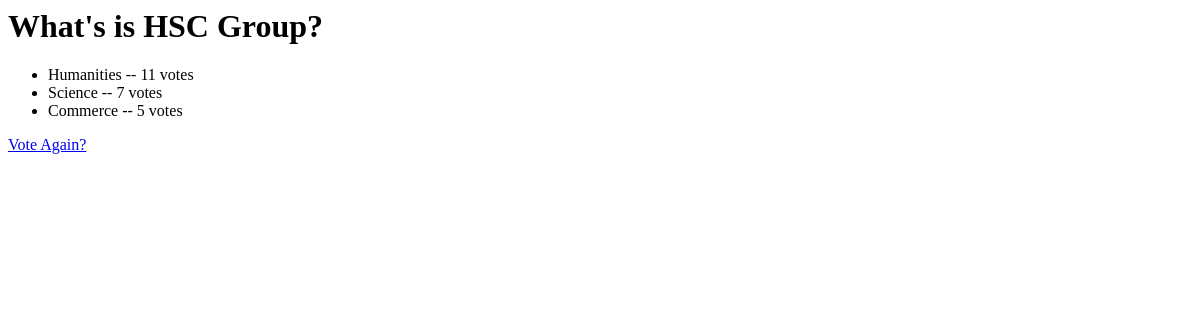
/polls/2/result/, run on an earlier commit of the app's database.
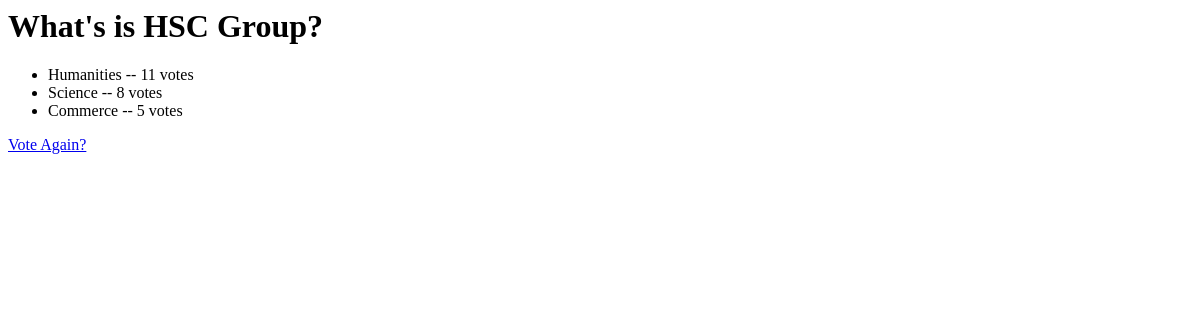
And on a later commit of the database.
### polls/models.py (models this page shows, shortened)
class Choice(models.Model):
    questions = models.ForeignKey(Question, on_delete=models.CASCADE)
    choice_text = models.CharField(max_length=200)
    votes = models.IntegerField(default=0)

### polls/views.py (the view)
# urls.py: path('<int:pk>/result/', views.ResultView.as_view(), name = 'result'),
class ResultView(generic.DetailView):
    model= Question
    template_name = 'polls/results.html'

### polls/templates/polls/results.html
<body>
    <h1> {{question.question_text}}</h1>
    <ul>
    {%for choice in question.choice_set.all %}
        <li>{{choice.choice_text}} -- {{choice.votes}} vote{{choice.votes|pluralize}}</li>
    {%endfor%}
    </ul>
    <a href = "{% url 'polls:detail' question.id %}" > Vote Again? </a>
</body>

What changed in the data, as far as the page shows it:
changed Choice "Science": votes "7" → "8"
